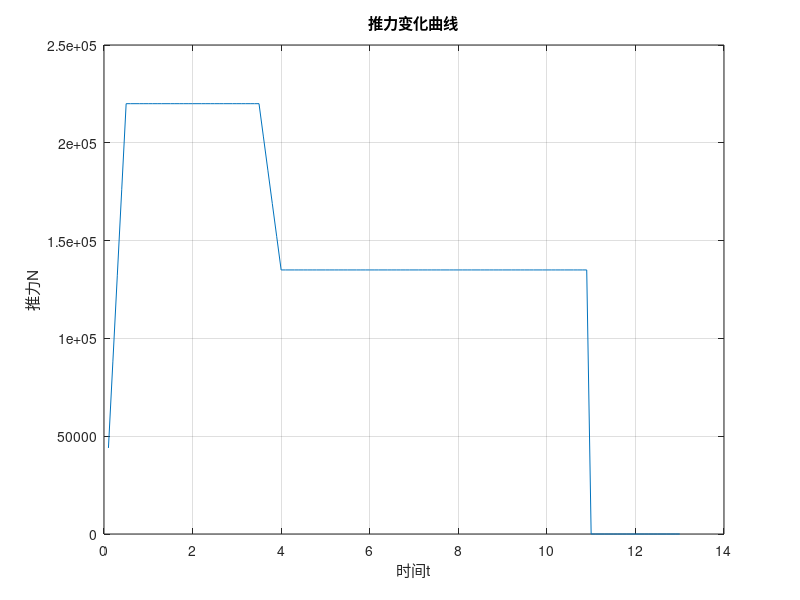
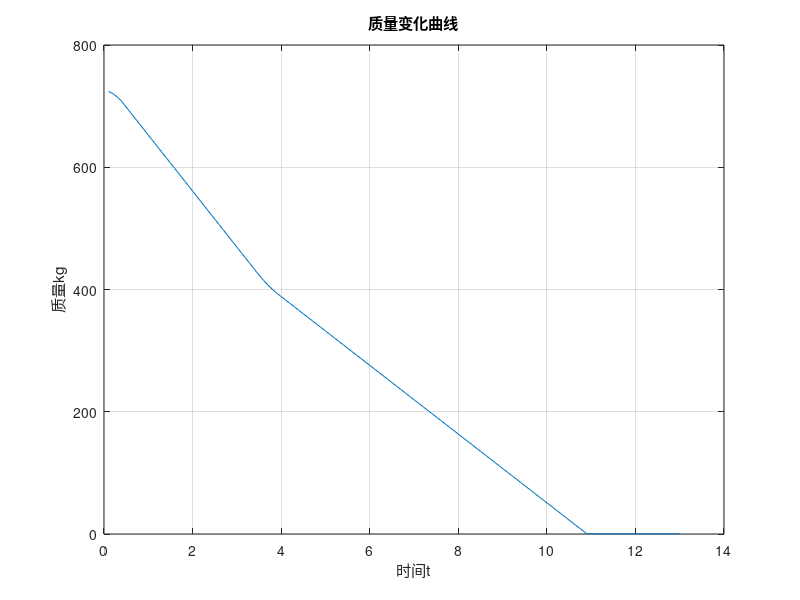

Write MATLAB code to recreate these figures, in order.
clear
clc
close all

dt1u=0.5;
T1=3;
dt1d=0.5;
T2=6.9;
dt2d=0.1;

t1 = dt1u;
t2=dt1u+T1;
t3=dt1u+T1+dt1d;
t4=dt1u+T1+dt1d+T2;
t5=dt1u+T1+dt1d+T2+dt2d;
F1= 220 * 1000;
F2= 135 * 1000;
Isp = 245.0
m=726;
for i=1:1:130
    t=i*0.1;
    T(i)=t;
    FF=0;
    if t<t1
        FF = F1/dt1u*t;
    elseif t<t2
        FF = F1;
    elseif t<t3
       FF = (F2-F1)/dt1d*(t-t2)+F1;
    elseif t<t4
       FF = F2;
    elseif t<t5
       FF = -F2/dt2d*(t-t5);
    else
       FF=0;
    end
    F(i)=FF;
    
    dm = FF/Isp/9.8;
    m=m-dm*0.1;
    M(i)=m;
    
end
figure(1)
plot(T,F)
grid on
title("推力变化曲线")
xlabel("时间t")
ylabel("推力N")
figure(2)
plot(T,M)
grid on
title("质量变化曲线")
xlabel("时间t")
ylabel("质量kg")
